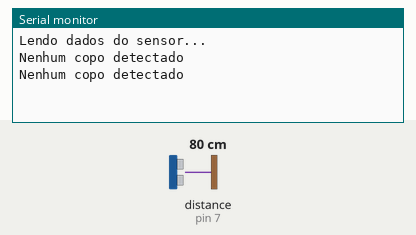
Simulated run of this sketch. Board: Arduino Uno, built with avr-gcc and run on an emulated ATmega328P. On the bench: the last lines printed to the serial monitor. The inputs (shaded band) are chosen by the test bench; at power-on: distance to the obstacle (sensor on pin 7) 80 cm. The echo pulse lasts 58.3 µs per cm.

Above: at 1.8 s.
1.9 s: distance to the obstacle (sensor on pin 7) set to 17 cm
At 2.8 s:
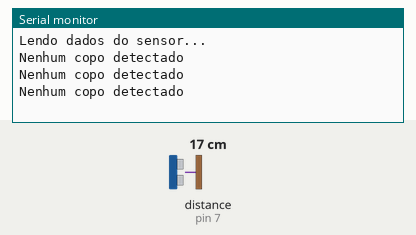
3.4 s: distance to the obstacle (sensor on pin 7) set to 14 cm
At 4.5 s:
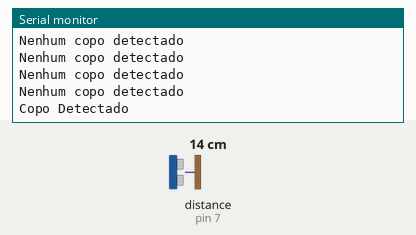

Measured:
- the behaviour switches between 16 and 15 cm on distance to the obstacle (sensor on pin 7) (found by bisection; images 1 and 2)
- after the input at 3.4 s, the serial monitor: prints a new line after 0.62 s (image 2)

The sketch:

sensor_distancia.ino
```cpp
#include <Ultrasonic.h>

#define pino_trigger 6
#define pino_echo 7

Ultrasonic ultrasonic(pino_trigger, pino_echo);

void setup() {
  Serial.begin(9600);
  Serial.println("Lendo dados do sensor...");
}

void loop() {
  float cmMsec, inMsec;
  long microsec = ultrasonic.timing();
  cmMsec = ultrasonic.convert(microsec, Ultrasonic::CM);
  inMsec = ultrasonic.convert(microsec, Ultrasonic::IN);
  //Exibe informacoes no serial monitor
  if (cmMsec <= 15.0)
  {
    Serial.println("Copo Detectado");
    delay(1000);
  }
  else
  {
    Serial.println("Nenhum copo detectado");
    delay(1000);
  }

}
```
